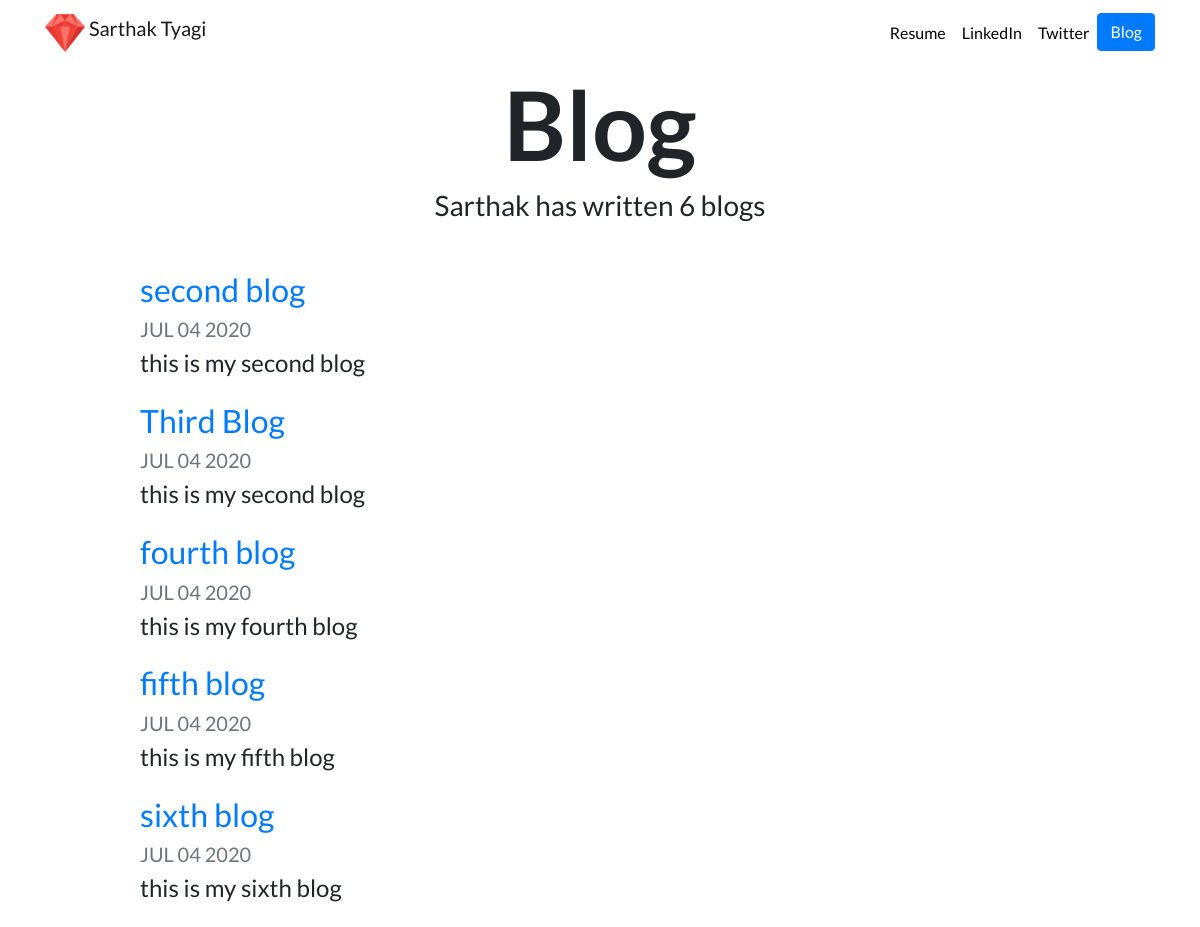
Screenshot of /blog/ with the database file from the repository.
### blog/models.py (models this page shows, shortened)
class Blog(models.Model):
    title = models.CharField(max_length=200)
    date = models.DateField()
    description = models.TextField()

### blog/views.py (the view)
# urls.py: path('', views.all_blogs, name='all_blogs'),
def all_blogs(request):
    blog_count = Blog.objects.count()
    blogs = Blog.objects.order_by('-date')[:5]
    return render(request, 'blog/all_blogs.html', {'blogs': blogs, 'blog_count': blog_count})

### blog/templates/blog/all_blogs.html
{% extends "portfolio/base.html" %}
{% load static %}
{% block content %}
<h1 id="blogtitle" class="font-weight-bold text-center">Blog</h1>
<h3 class="text-center mb-5">Sarthak has written {{ blog_count }} blog{{ blogs.count|pluralize }}</h3>
{% for blog in blogs %}
<div class="row justify-content-center my-3">
    <div class="col-md-10">
        <a href="{% url 'blog:detail' blog.id %}">
            <h2>{{ blog.title }}</h2>
        </a>
        <h5 class="text-muted">{{ blog.date|date:'M d Y'|upper }}</h5>
        <h4>{{ blog.description|striptags|truncatechars:100 }}</h4>
    </div>
</div>
{% endfor %}
{% endblock %}

### portfolio/static/portfolio/custom.css (style rules this page uses)
body { font-family: 'Lato', sans-serif; }
#blogtitle { font-size: 6rem; }

### rows the page displays
Blog: title "second blog", date "JUL 04 2020", description "this is my second blog"
Blog: title "Third Blog", date "JUL 04 2020", description "this is my second blog"
Blog: title "fourth blog", date "JUL 04 2020", description "this is my fourth blog"
Blog: title "fifth blog", date "JUL 04 2020", description "this is my fifth blog"
Blog: title "sixth blog", date "JUL 04 2020", description "this is my sixth blog"

### other values shown
{{ blog_count }} "6"
